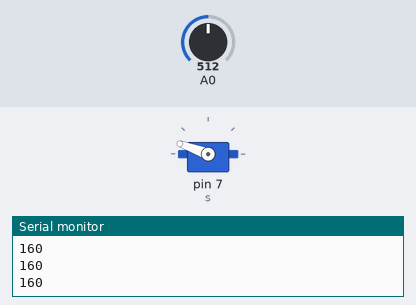
A sketch run on a simulated Arduino Uno, built with avr-gcc and run on an emulated ATmega328P. Parts: servo, the last lines printed to the serial monitor. The test bench sets the inputs (shaded band); at power-on: A0 = 512.

Above: at 1.2 s.
1.3 s: A0 set to 216
2.8 s: A0 set to 185
At 4.2 s:
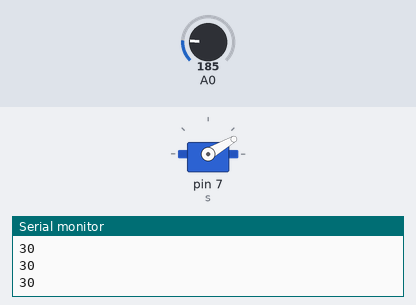
Timing chart, 0 to 5.8 s (numbered marks = the images above; inputs shaded):
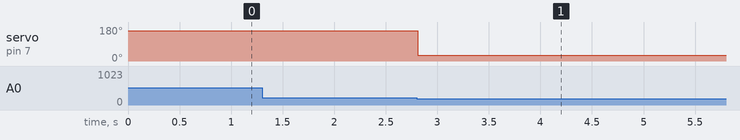

Measured:
- the behaviour switches between 200 and 199 on A0 (found by bisection; images 0 and 1)
- after the input at 2.8 s, servo on pin 7 (s): 160° → 30° at once

The sketch:

handsfree.ino
```cpp
#include <Servo.h>
Servo s;

int val = 0,  preval = 0;
int deg1 = 160, deg2 = 30;
int deg = deg1;
int threshold = 200;

void setup() {
  // put your setup code here, to run once:
  //pinMode(10, INPUT);
  s.attach(7);
  s.write(deg);
  Serial.begin(9600);
}

void loop() {
  // put your main code here, to run repeatedly:
  val = analogRead(0);
  if (val < threshold && preval > threshold) {
    if (deg == deg1) {
      deg = deg2;
    } else {
      deg = deg1;
    }
  }
  Serial.println(deg);
  s.write(deg);
  delay(100);
  preval = val;
}
```
